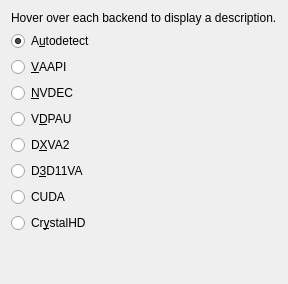
             <widget class="QWidget" name="hwdecBackendTab">
              <attribute name="title">
               <string>Hardware decoding backend</string>
              </attribute>
              <layout class="QVBoxLayout" name="verticalLayout">
               <item>
                <widget class="QLabel" name="hwdecBackendNote">
                 <property name="text">
                  <string>Hover over each backend to display a description.</string>
                 </property>
                </widget>
               </item>
               <item>
                <widget class="QRadioButton" name="hwdecBackendAuto">
                 <property name="toolTip">
                  <string>Autodetect - best of VAAPI, DXVA, D3D11VA, etc.</string>
                 </property>
                 <property name="text">
                  <string>A&amp;utodetect</string>
                 </property>
                 <property name="checked">
                  <bool>true</bool>
                 </property>
                </widget>
               </item>
               <item>
                <widget class="QRadioButton" name="hwdecBackendVaapi">
                 <property name="toolTip">
                  <string>Linux - works with Intel and AMD GPUs through Mesa, and with nVidia through a translation layer; may only be correct in BT.601 and BT.709</string>
                 </property>
                 <property name="text">
                  <string notr="true">&amp;VAAPI</string>
                 </property>
                </widget>
               </item>
               <item>
                <widget class="QRadioButton" name="hwdecBackendNvdec">
                 <property name="toolTip">
                  <string>nVidia only (faster than CUDA)</string>
                 </property>
                 <property name="text">
                  <string notr="true">&amp;NVDEC</string>
                 </property>
                </widget>
               </item>
               <item>
                <widget class="QRadioButton" name="hwdecBackendVdpau">
                 <property name="toolTip">
                  <string>Linux - some gpus, does not always treat certain colorspaces like BT.2020 correctly</string>
                 </property>
                 <property name="text">
                  <string notr="true">V&amp;DPAU</string>
                 </property>
                </widget>
               </item>
               <item>
                <widget class="QRadioButton" name="hwdecBackendDxva2">
                 <property name="toolTip">
                  <string>Windows - not safe; it appears to always use BT.601 for forced RGB conversion, but actual behavior depends on the GPU drivers</string>
                 </property>
                 <property name="text">
                  <string notr="true">D&amp;XVA2</string>
                 </property>
                </widget>
               </item>
               <item>
                <widget class="QRadioButton" name="hwdecBackendD3d11va">
                 <property name="toolTip">
                  <string>Windows 8+ - usually safe but rounds 10 bit to 8 bit</string>
                 </property>
                 <property name="text">
                  <string notr="true">D&amp;3D11VA</string>
                 </property>
                </widget>
               </item>
               <item>
                <widget class="QRadioButton" name="hwdecBackendCuda">
                 <property name="toolTip">
                  <string>nVidia only (likely 10x0+ only) - safe</string>
                 </property>
                 <property name="text">
                  <string notr="true">CUDA</string>
                 </property>
                </widget>
               </item>
               <item>
                <widget class="QRadioButton" name="hwdecBackendCrystalHd">
                 <property name="toolTip">
                  <string>PCI-E decoder card - safe</string>
                 </property>
                 <property name="text">
                  <string notr="true">Cr&amp;ystalHD</string>
                 </property>
                </widget>
               </item>
               <item>
                <spacer name="verticalSpacer">
                 <property name="orientation">
                  <enum>Qt::Orientation::Vertical</enum>
                 </property>
                 <property name="sizeHint" stdset="0">
                  <size>
                   <width>20</width>
                   <height>40</height>
                  </size>
                 </property>
                </spacer>
               </item>
              </layout>
             </widget>
